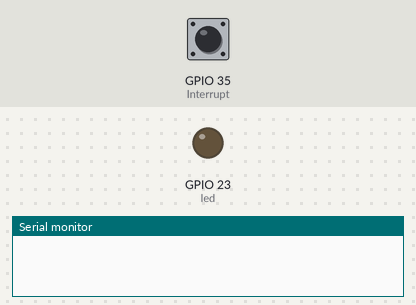
The sketch below on a simulated ESP32. On the bench: output pins drawn as LEDs (lit = HIGH), the last lines printed to the serial monitor. The test bench sets the inputs (shaded band); at power-on: GPIO 35 (Interrupt) HIGH.

Above: at 1.2 s.
1.3 s: GPIO 35 (Interrupt) pulled LOW for 0.15 s
At 2.0 s:
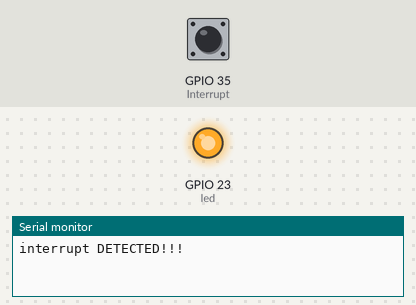
3.9 s: GPIO 35 (Interrupt) pulled LOW for 1 s
At 7.1 s:
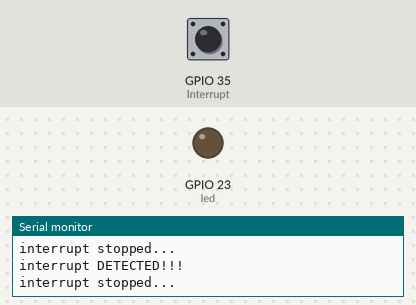
7.4 s: GPIO 35 (Interrupt) pulled LOW for 3.2 s
At 11.4 s:
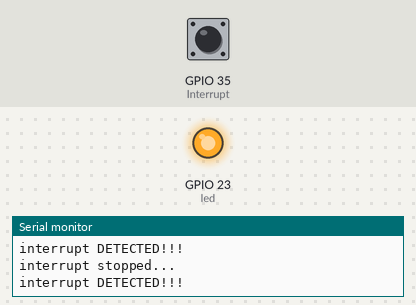
Timing chart, 0 to 13.1 s (numbered marks = the images above; inputs shaded):
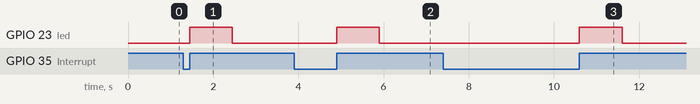

The sketch:

FT_S4wInterrupt.ino
```cpp
// ref info
// https://randomnerdtutorials.com/esp32-pir-motion-sensor-interrupts-timers/

// https://www.youtube.com/watch?v=PcqiKy_rb24

/*********
  Rui Santos
  Complete project details at https://randomnerdtutorials.com
*********/

#define timeSeconds 1
#define BAUDRATE 115200

// Set GPIOs for LED and PIR Motion Sensor
const int led = 23;
const int Interrupt = 35;

// Timer: Auxiliary variables
unsigned long now = millis();
unsigned long lastTrigger = 0;
boolean startTimer = false;
boolean motion = false;

// Checks if motion was detected, sets LED HIGH and starts a timer
void IRAM_ATTR detectsMovement() {
  digitalWrite(led, HIGH);
  startTimer = true;
  lastTrigger = millis();
}

void setup() {
  // Serial port for debugging purposes
  Serial.begin(BAUDRATE);

  // PIR Motion Sensor mode INPUT_PULLUP
  pinMode(Interrupt, INPUT_PULLUP);
  // Set Interrupt pin as interrupt, assign interrupt function and set RISING mode
  attachInterrupt(digitalPinToInterrupt(Interrupt), detectsMovement, RISING);

  // Set LED to LOW
  pinMode(led, OUTPUT);
  digitalWrite(led, LOW);
}

void loop() {
  // Current time
  now = millis();
  if((digitalRead(led) == HIGH) && (motion == false)) {
    Serial.println("interrupt DETECTED!!!");
    motion = true;
  }
  // Turn off the LED after the number of seconds defined in the timeSeconds variable
  if(startTimer && (now - lastTrigger > (timeSeconds*1000))) {
    Serial.println("interrupt stopped...");
    digitalWrite(led, LOW);
    startTimer = false;
    motion = false;
  }
}
```

Measured:
- after the input at 1.3 s, GPIO 23 (led): LOW → HIGH after 0.15 s, → LOW 1.0 s later
- after the input at 3.9 s, GPIO 23 (led): LOW → HIGH after 1.0 s, → LOW 1.0 s later
- after the input at 7.4 s, GPIO 23 (led): LOW → HIGH after 3.2 s, → LOW 1.0 s later
